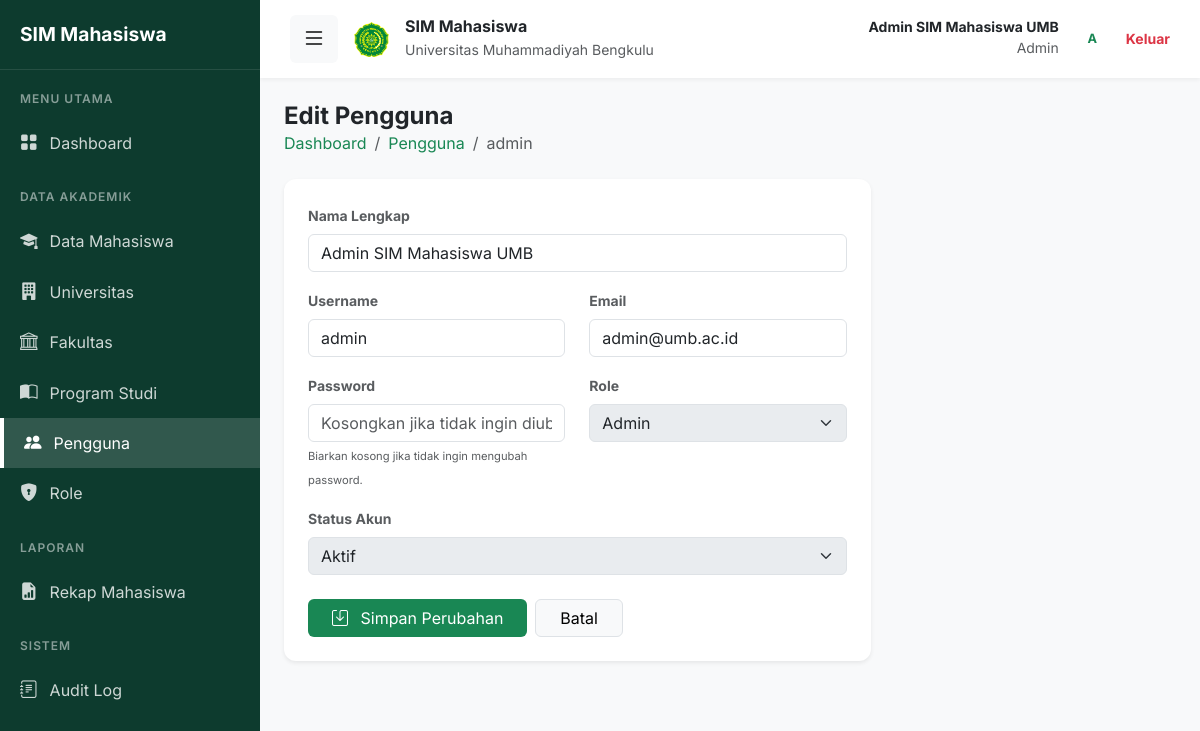
Page /pengguna/edit.php?id=1 (signed in) on the committed database.
### tables this page shows
CREATE TABLE IF NOT EXISTS pengguna (
    id INT AUTO_INCREMENT PRIMARY KEY,
    nama_lengkap VARCHAR(100) NOT NULL,
    username VARCHAR(50) NOT NULL UNIQUE,
    email VARCHAR(100) NOT NULL UNIQUE,
    password_hash VARCHAR(255) NOT NULL,
    role_id INT,
    status ENUM('Aktif', 'Tidak Aktif') DEFAULT 'Aktif',
    created_at TIMESTAMP DEFAULT CURRENT_TIMESTAMP,
    FOREIGN KEY (role_id) REFERENCES roles(id) ON DELETE SET NULL
);

CREATE TABLE IF NOT EXISTS roles (
    id INT AUTO_INCREMENT PRIMARY KEY,
    nama_role VARCHAR(50) NOT NULL UNIQUE,
    keterangan TEXT,
    created_at TIMESTAMP DEFAULT CURRENT_TIMESTAMP
);

### includes/functions.php (called while the page is built, shortened)
<?php
function h($string) {
    return htmlspecialchars($string, ENT_QUOTES, 'UTF-8');
}
?>

### pengguna/edit.php (the view, shortened to what this page needs)
<?php
require_once '../config/database.php';
require_once '../includes/functions.php';
$id = $_GET['id'] ?? null;
$stmt = $pdo->prepare("SELECT * FROM pengguna WHERE id = ?");
$stmt->execute([$id]);
$p = $stmt->fetch();
$roles = $pdo->query("SELECT * FROM roles ORDER BY id ASC")->fetchAll();
require_once '../includes/header.php';
?>
<div class="mb-4">
    <h4 class="fw-bold text-hijau-tua mb-0">Edit Pengguna</h4>
    <nav aria-label="breadcrumb">
        <ol class="breadcrumb small mb-0">
            <li class="breadcrumb-item"><a href="../dashboard.php" class="text-decoration-none text-success">Dashboard</a></li>
            <li class="breadcrumb-item"><a href="index.php" class="text-decoration-none text-success">Pengguna</a></li>
            <li class="breadcrumb-item active" aria-current="page"><?= h($p['username']) ?></li>
        </ol>
    </nav>
</div>
<div class="row">
    <div class="col-lg-8">
        <div class="card card-custom border-0 shadow-sm bg-white">
            <div class="card-body p-4">
                <form action="" method="POST">
                    <div class="mb-3">
                        <label class="form-label small fw-bold text-muted">Nama Lengkap</label>
                        <input type="text" name="nama_lengkap" class="form-control" value="<?= h($p['nama_lengkap']) ?>" required>
                    </div>
                    <div class="row">
                        <div class="col-md-6 mb-3">
                            <label class="form-label small fw-bold text-muted">Username</label>
                            <input type="text" name="username" class="form-control" value="<?= h($p['username']) ?>" <?= $p['username'] === 'admin' ? 'readonly' : '' ?> required>
                        </div>
                        <div class="col-md-6 mb-3">
                            <label class="form-label small fw-bold text-muted">Email</label>
                            <input type="email" name="email" class="form-control" value="<?= h($p['email']) ?>" required>
                        </div>
                    </div>
                    <div class="row">
                        <div class="col-md-6 mb-3">
                            <label class="form-label small fw-bold text-muted">Password</label>
                            <input type="password" name="password" class="form-control" placeholder="Kosongkan jika tidak ingin diubah">
                            <small class="text-muted" style="font-size: 0.7rem;">Biarkan kosong jika tidak ingin mengubah password.</small>
                        </div>
                        <div class="col-md-6 mb-3">
                            <label class="form-label small fw-bold text-muted">Role</label>
                            <select name="role_id" class="form-select" required <?= $p['username'] === 'admin' ? 'disabled' : '' ?>>
                                <?php foreach ($roles as $r): ?>
                                    <option value="<?= $r['id'] ?>" <?= $p['role_id'] == $r['id'] ? 'selected' : '' ?>><?= h($r['nama_role']) ?></option>
                                <?php endforeach; ?>
                            </select>
                        </div>
                    </div>
                    <div class="mb-4">
                        <label class="form-label small fw-bold text-muted">Status Akun</label>
                        <select name="status" class="form-select" <?= $p['username'] === 'admin' ? 'disabled' : '' ?>>
                            <option value="Aktif" <?= $p['status'] === 'Aktif' ? 'selected' : '' ?>>Aktif</option>
                        </select>
                    </div>
                    <div class="d-flex gap-2">
                        <button type="submit" class="btn btn-hijau px-4">
                            <i class="bi bi-save me-2"></i> Simpan Perubahan
                        </button>
                        <a href="index.php" class="btn btn-light px-4 border">Batal</a>
                    </div>
                </form>
            </div>
        </div>
    </div>
</div>
<?php require_once '../includes/footer.php'; ?>

### includes/header.php (style rules this page uses)
:root { --hijau-tua: #0d3b2e; --hijau-mint: #d1e7dd; --hijau-utama: #198754; --bg-konten: #f8f9fa; }
body { font-family: 'Inter', sans-serif; background-color: var(--bg-konten); overflow-x: hidden; }
.btn-hijau { background-color: var(--hijau-utama); color: white; border: none; transition: all 0.2s; }
.card-custom { border: 1px solid #eee; border-radius: 12px; box-shadow: 0 2px 10px rgba(0,0,0,0.02); transition: transform 0.2s; }

### rows in the picture
pengguna: username "admin", nama_lengkap "Admin SIM Mahasiswa UMB", email "admin@umb.ac.id", role_id "Admin", status "Aktif"

### other values in the picture
$_SESSION['nama_lengkap'] "Admin SIM Mahasiswa UMB"
$_SESSION['role_name'] "Admin"
substr($_SESSION['nama_lengkap'], 0, 1) "A"
